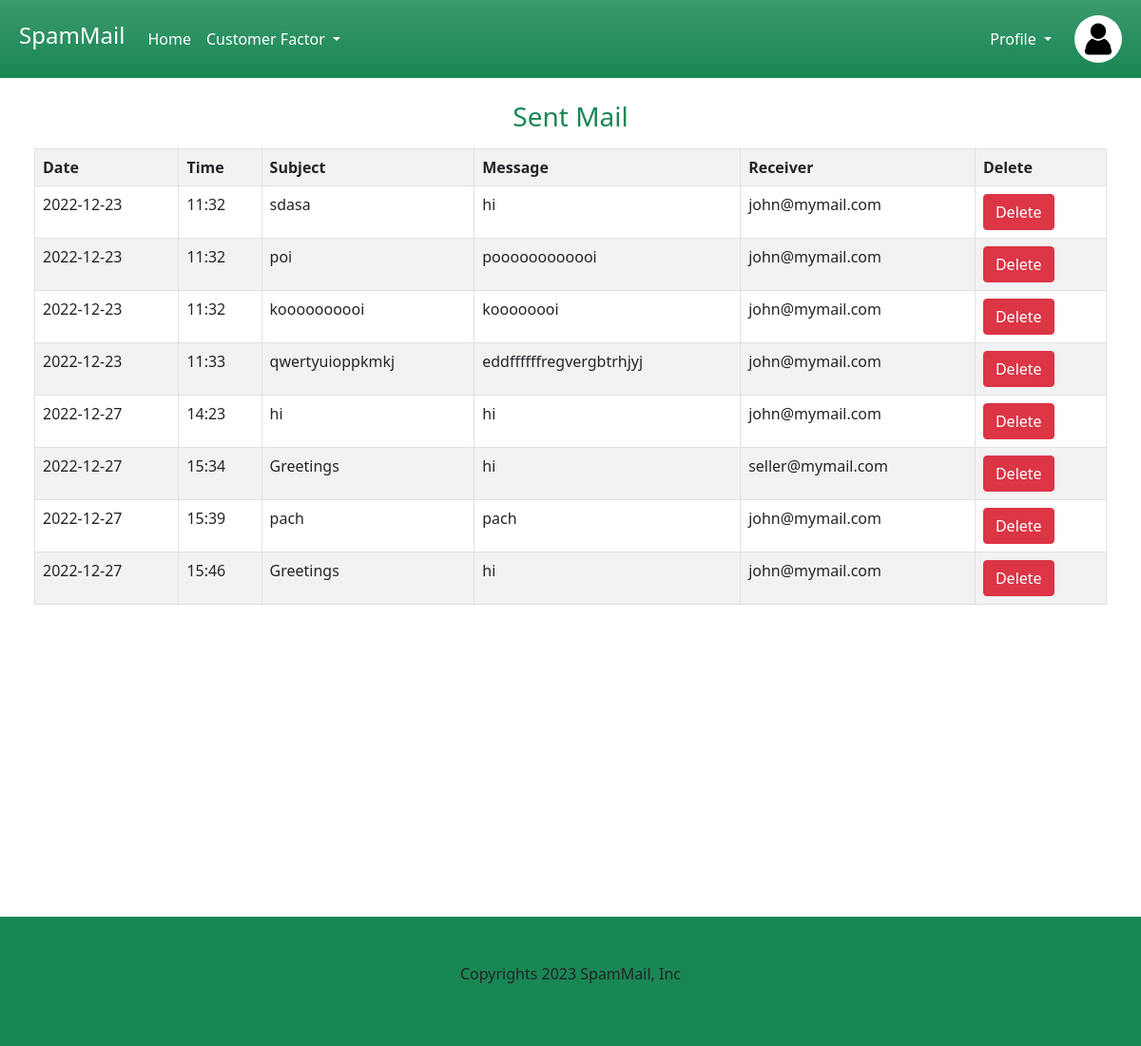
The page /sent_message/ (signed in) on the database its author committed.
### user/models.py (models this page shows)
class message_tb(models.Model):
    senderid=models.ForeignKey(user_register_tb,on_delete=models.CASCADE,related_name="sender")
    receiverid=models.ForeignKey(user_register_tb,on_delete=models.CASCADE,related_name="receiver")
    subject=models.CharField(max_length=20)
    message=models.CharField(max_length=20)
    date=models.CharField(max_length=20)
    time=models.CharField(max_length=20)
    status=models.CharField(max_length=20,default="pending")
    filter_status=models.CharField(max_length=20,default="pending")

class user_register_tb(models.Model):
    name=models.CharField(max_length=20)
    address=models.CharField(max_length=20)
    gender=models.CharField(max_length=20)
    phone=models.CharField(max_length=20)
    countryid=models.ForeignKey(country_tb,on_delete=models.CASCADE)
    stateid=models.ForeignKey(state_tb,on_delete=models.CASCADE)
    security_questions=models.CharField(max_length=20)
    answers=models.CharField(max_length=20)
    dob=models.CharField(max_length=20)
    username=models.CharField(max_length=20)
    password=models.CharField(max_length=20)

### user/views.py (the view)
# urls.py: path('sent_message/',userview.sent_message,name="sent_message"),
def sent_message(request):
    senderid=request.session['id']
    status=['deleted by receiver','pending']
    usermessage=message_tb.objects.filter(senderid=senderid,status__in=status)
    return render(request,'sent_message.html',{"viewmessage":usermessage})

### templates/sent_message.html (shortened to what this page needs)
<html>
	<head>
		<link rel="stylesheet" href="/static/css/bootstrap.css">
	</head>
<body>
	<header class="bg-success bg-gradient">
        <div class="text-white p-2">
          <nav class="navbar navbar-expand-lg">
            <div class="container-fluid">
              <a class="navbar-brand text-white" href="{% url 'userhome' %}"><h4>SpamMail</h4></a>
                <div class="collapse navbar-collapse" id="navbarSupportedContent">
                  <ul class="navbar-nav me-auto mb-2 mb-lg-0">
                    <li class="nav-item">
                      <a class="nav-link active text-white" aria-current="page" href="{% url 'userhome' %}">Home</a>
                    </li>
                    <li class="nav-item dropdown">
                      <a class="nav-link dropdown-toggle text-white" href="#" role="button" data-bs-toggle="dropdown" aria-expanded="false">
                        Customer Factor
                      </a>
                    </li>
                  </ul>
                  <ul class="navbar-nav my-auto me-2">
                  <li class="nav-item dropdown">
                    <a class="nav-link dropdown-toggle text-white" href="#" role="button" data-bs-toggle="dropdown" aria-expanded="false">
                      Profile
                    </a>
                  </li>
                  </ul>
                  <img src="/static/profile.jpg" width="50px" height="50px" class="rounded-circle ms-2">
                </div>
              </div>
          </nav>
        </div>
      </header>
	<div class="row m-4">
        <div class="col-lg-12"><h3 class="text-success text-center mb-3">Sent Mail</h3>
            <table class="table table-bordered table-striped table-hover table-responsive">
                <tr>
                    <th>Date</th>
                    <th>Time</th>
                    <th>Subject</th>
					          <th>Message</th>
					          <th>Receiver</th>
					          <th>Delete</th>
                </tr>
                {% for v in viewmessage %}
				        <tr>
					          <td>{{v.date}}</td>
					          <td>{{v.time}}</td>
					          <td>{{v.subject}}</td>
					          <td>{{v.message}}</td>
					          <td>{{v.receiverid.username}}</td>
					          <td><button type="submit"class="btn btn-danger"><a href="{% url 'deletemessage' v.id %}" style="text-decoration: none;" class="text-white">Delete</a></button></td>
                </tr>
				          {% endfor %}
              </table>
            </div>
	  </div><br><br><br><br><br><br><br><br><br><br><br><br>
	<footer class="bg-success" style="--bs-bg-opacity: .5;">
    <div class="container">
      <div class="row">
        <div class="col-md-12 text-center p-5">
          <p>Copyrights 2023 SpamMail, Inc</p>
        </div>
      </div>
    </div>
  </footer>
</body>
</html>

### rows shown on the page
message_tb: date "2022-12-23", time "11:32", subject "sdasa", message "hi", receiverid.username "john@mymail.com"
message_tb: date "2022-12-23", time "11:32", subject "poi", message "poooooooooooi", receiverid.username "john@mymail.com"
message_tb: date "2022-12-23", time "11:32", subject "koooooooooi", message "koooooooi", receiverid.username "john@mymail.com"
message_tb: date "2022-12-23", time "11:33", subject "qwertyuioppkmkj", message "eddffffffregvergbtrhjyj", receiverid.username "john@mymail.com"
message_tb: date "2022-12-27", time "14:23", subject "hi", message "hi", receiverid.username "john@mymail.com"
message_tb: date "2022-12-27", time "15:34", subject "Greetings", message "hi", receiverid.username "seller@mymail.com"
message_tb: date "2022-12-27", time "15:39", subject "pach", message "pach", receiverid.username "john@mymail.com"
message_tb: date "2022-12-27", time "15:46", subject "Greetings", message "hi", receiverid.username "john@mymail.com"
